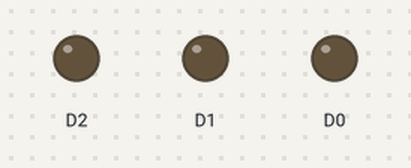
Simulated run of this sketch. Board: ESP8266 (NodeMCU). Parts: output pins drawn as LEDs (lit = HIGH). WiFi joins after 1.5 s; servers stay silent unless stated; random numbers use the default seed unless the sketch sets one; what the sketch prints to the serial monitor is not drawn.

Above: at 1.6 s.
At 1.8 s:
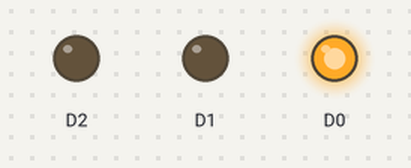
At 2.0 s:
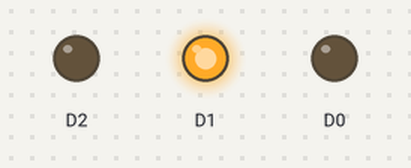
At 2.2 s:
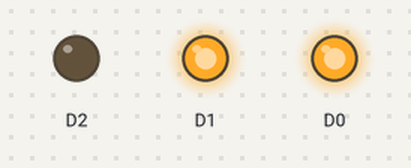
At 4.5 s:
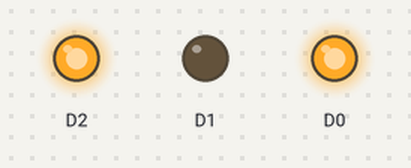
At 7.5 s:
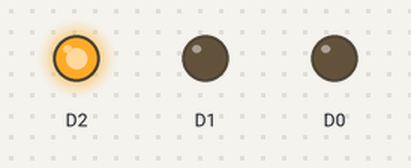
Timing chart, 0 to 8.1 s (numbered marks = the images above):
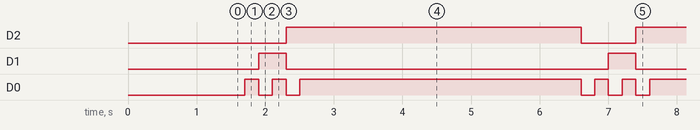

Measured:
- by itself, D2: alternates HIGH for 4.3 s and LOW for 0.80 s
- by itself, D1: alternates HIGH for 0.40 s and LOW for 4.7 s
- by itself, D0: repeats every 5.1 s: LOW 0.20 s, HIGH 0.20 s, LOW 0.20 s, HIGH 4.1 s, LOW 0.20 s, HIGH 0.20 s

The sketch:

NodeMCU_firebase_app_random_sequence_testor.ino
```cpp
// email id: aquaculture.firebase.iith@gmail.com
// password: ShivGovindSingh
// website:  https://console.firebase.google.com/u/2/project/aquaculture2-afe21/database/aquaculture2-afe21-default-rtdb/data
#include <ESP8266WiFi.h>
#include <FirebaseArduino.h>


#define FIREBASE_HOST "aquaculture2-afe21-default-rtdb.firebaseio.com"
#define WIFI_SSID "T"             // Change the name of your WIFI
#define WIFI_PASSWORD "Room910@"  // Change the password of your WIFI


void setup()
{
  // Selection Pins MUX
  pinMode (D0, OUTPUT);
  pinMode (D1, OUTPUT);
  pinMode (D2, OUTPUT);

  // Selection input Pin
  pinMode (A0, INPUT);

  // Set the baud rate accordigly
  Serial.begin(115200);

  WiFi.begin(WIFI_SSID, WIFI_PASSWORD);
  Serial.print("Connecting to ");
  Serial.print(WIFI_SSID);
  while (WiFi.status() != WL_CONNECTED) {
    Serial.print(".");
    delay(500);
  }

  Serial.println();
  Serial.print("Connected");
  Serial.print("IP Address: ");
  Serial.println(WiFi.localIP());
  Firebase.begin(FIREBASE_HOST);

}

void loop()
{

  digitalWrite(D0, LOW);
  digitalWrite(D1, LOW);
  digitalWrite(D2, LOW);
  int temprature = rand();
  delay(200);

  digitalWrite(D0, HIGH);
  digitalWrite(D1, LOW);
  digitalWrite(D2, LOW);
  int DO = rand();
  delay(200);

  digitalWrite(D0, LOW);
  digitalWrite(D1, HIGH);
  digitalWrite(D2, LOW);
  int sensorData3 = rand();
  delay(200);

  digitalWrite(D0, HIGH);
  digitalWrite(D1, HIGH);
  digitalWrite(D2, LOW);
  int sensorData4 = rand();
  delay(200);

  digitalWrite(D0, LOW);
  digitalWrite(D1, LOW);
  digitalWrite(D2, HIGH);
  int sensorData5 = rand();
  delay(200);

  digitalWrite(D0, HIGH);
  digitalWrite(D1, LOW);
  digitalWrite(D2, HIGH);
  int sensorData6 =rand();
  delay(200);

// Setting the float values to the fire base cloud server
// callibrate the sensor data before uploading
// As of now it is not callibrated

  Firebase.setFloat ("Temprature",temprature);
  Firebase.setFloat ("Dissolved_Oxygen",DO);
  Firebase.setFloat ("sensorData3",sensorData3);
  Firebase.setFloat ("sensorData4",sensorData4);
  Firebase.setFloat ("sensorData5",sensorData5);
  Firebase.setFloat ("sensorData6",sensorData6);

  delay(3000);
}
```
